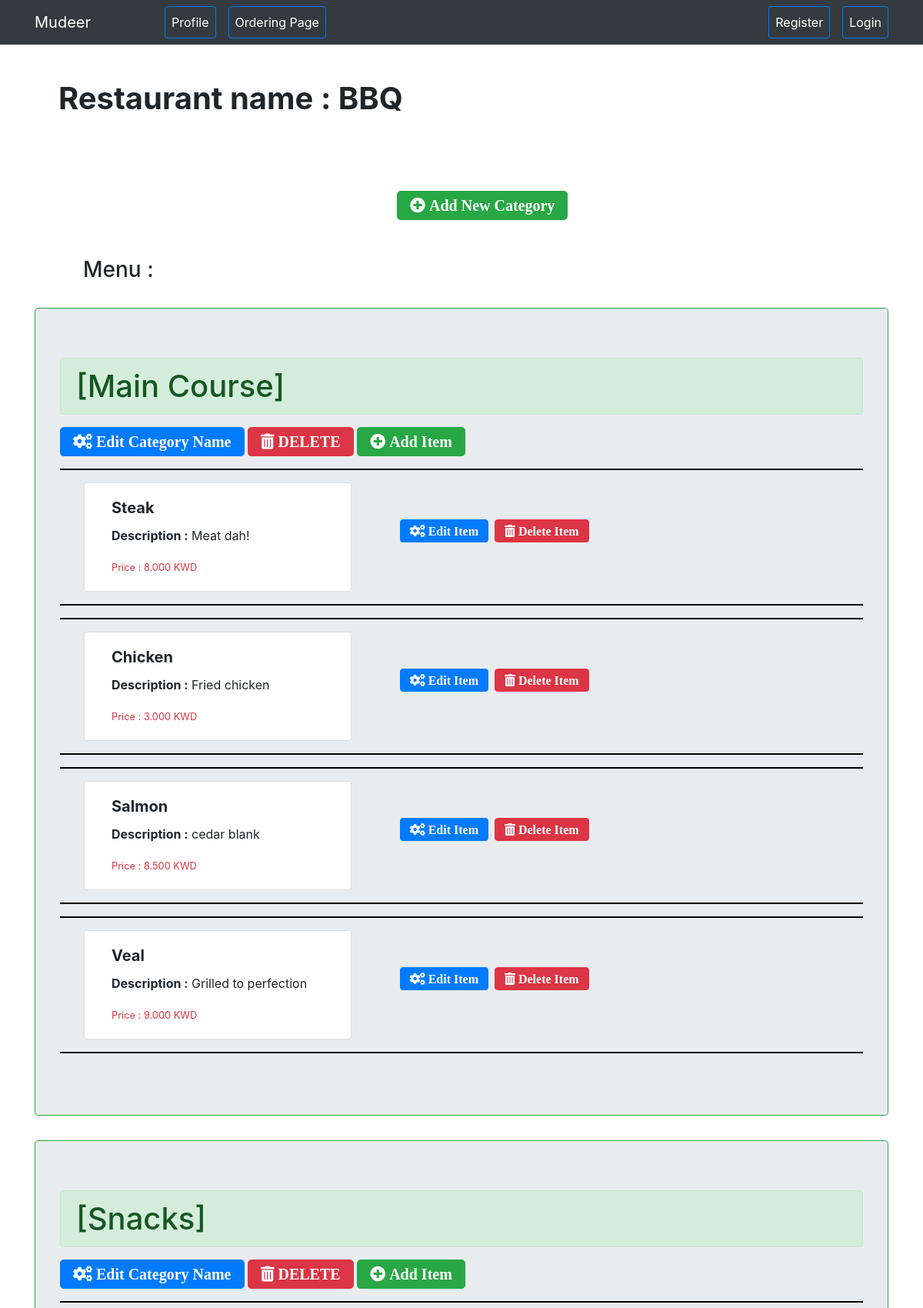
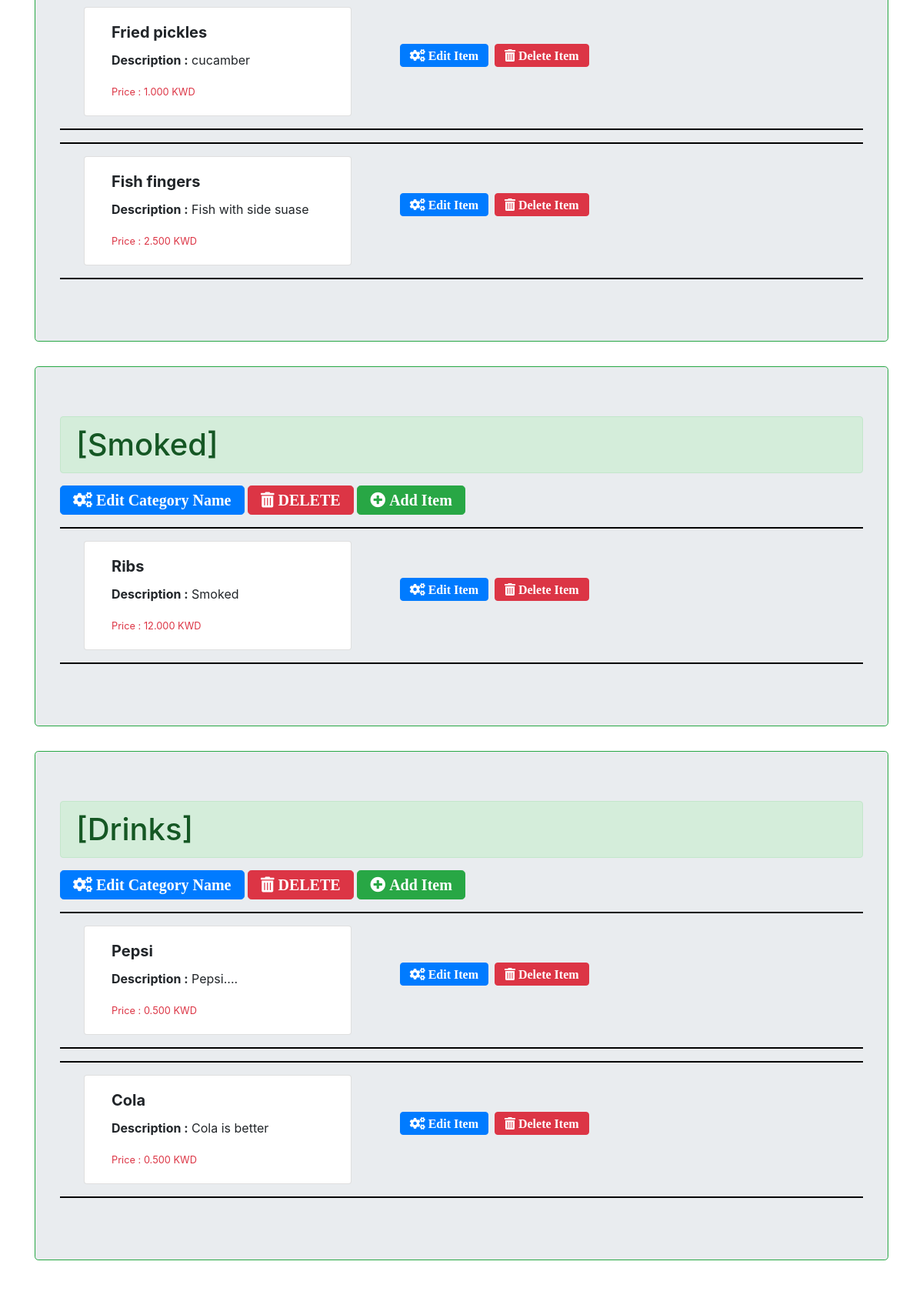
Page /detail/1/ (upper part) on the committed database (2 pictures, top to bottom).
### POSsystem/models.py (models this page shows, shortened)
class Restaurant(models.Model):
	name = models.CharField(max_length=25)
	image = models.CharField(max_length=300)
	owner = models.ForeignKey(User, on_delete=models.CASCADE)
	description = models.TextField()
	established = models.DateField(auto_now_add=True)

class Category(models.Model):
	restaurant = models.ForeignKey(Restaurant, on_delete=models.CASCADE)
	name = models.CharField(max_length=25)

class Item(models.Model):
	category = models.ForeignKey(Category, on_delete=models.CASCADE)
	name = models.CharField(max_length=25)
	description = models.TextField()
	price = models.DecimalField(max_digits=5, decimal_places=3)

### POSsystem/views.py (the view)
# urls.py: path('detail/<int:restaurant_id>/', views.business_detail, name='detail'),
def business_detail(request, restaurant_id):
	restaurant_obj = Restaurant.objects.get(id=restaurant_id)
	context = {
		"restaurant_obj": restaurant_obj,
	}
	return render(request, 'detail.html', context)

### POSsystem/templates/detail.html (shortened to what this page needs)
{% extends "base.html" %}
{% block content %}
	<div class="col-md-12">
		<h1 class="mt-5 ml-3"><strong>Restaurant name : {{restaurant_obj.name}}</strong></h1>
	</div>
	<div class="col-md-12">
	<div class="col-sm-12 col-md-12 col-lg-12 mt-5 mb-5">
		<div class="mx-auto" style="width: 200px;">
			<a href="{% url 'addCategory' restaurant_id=restaurant_obj.id %}"><button type="button" class="ml-3 mr-5 mt-5 btn btn-success mx-middle btn-lg fas fa-plus-circle">  Add New Category</button></a>
		</div>
	</div>
		<h3 class="ml-5 mt-5">Menu :</h3>
	</div>
		<br>
		{%for category in restaurant_obj.category_set.all%}
			<div class="jumbotron border border-success">
			<h1 class="alert alert-success mx-auto">[{{category.name}}]</h1>
				<a href="{% url 'update_category' category_id=category.id %}"><button type="button" class="ml-5 mx-auto btn btn-primary btn-lg fas fa-cogs">  Edit Category Name</button></a>
					<button type="button" class="ml-5 mx-auto btn btn-danger btn-lg fas fa-trash-alt" data-toggle="modal" data-target="#deleteModal-{{category.id}}">
						DELETE
					</button>
				<a href="{% url 'addItem' category_id=category.id %}"><button type="button" class="ml-5 mx-auto btn btn-success btn-lg fas fa-plus-circle">  Add Item </button></a>
			<br>
			{%for item in category.item_set.all%}
			<hr style="height:2px;background-color:black;border:none;" noshade />
			<div class="card-deck ml-3 mt-3 ">
			  <div class="card col-md-4">
			    <div class="card-body">
			      <h5 class="card-title"> <strong> {{item.name}} </strong></h5>
			      <p class="card-text"><strong>Description :</strong> {{item.description}}</p>
			      <p class="card-text text-danger"><small class="">Price : {{item.price}} KWD</small></p>
		        </div>
	  		  </div>
	  		  <div>
	  			<a href="{% url 'update_item' item_id=item.id %}"><button type="button" class="ml-5 mt-5 btn btn-primary fas fa-cogs">  Edit Item</button></a>
	  		  </div>
	  			<a href="#">
	  			<button type="button" class="ml-2 mt-5 btn btn-danger fas fa-trash-alt " data-toggle="modal" data-target="#deleteModal-{{item.id}}">  Delete Item</button>
	  			</a>
			</div>
			<hr style="height:2px;background-color:black;border:none;" noshade />
			{%endfor%}
			</div>
		{%endfor%}
	<div class="col-sm-12 col-md-12 col-lg-12 mt-5 mb-5">
		<div class="mx-auto" style="width: 200px;">
		</div>
	</div>
	</div>
{% endblock content %}

### POSsystem/static/css/shop-homepage.css (style rules this page uses)
body { padding-top: 54px; }
@media (min-width: 992px) { body { padding-top: 56px; } }

### rows in the picture
Restaurant: name "BBQ"
Category: name "Main Course"
Item: name "Steak", description "Meat dah!", price "8.000"
Item: name "Chicken", description "Fried chicken", price "3.000"
Item: name "Salmon", description "cedar blank", price "8.500"
Item: name "Veal", description "Grilled to perfection", price "9.000"
Category: name "Snacks"
Item: name "Fried pickles", description "cucamber", price "1.000"
Item: name "Fish fingers", description "Fish with side suase", price "2.500"
Category: name "Smoked"
Item: name "Ribs", description "Smoked", price "12.000"
Category: name "Drinks"
Item: name "Pepsi", description "Pepsi....", price "0.500"
Item: name "Cola", description "Cola is better", price "0.500"
